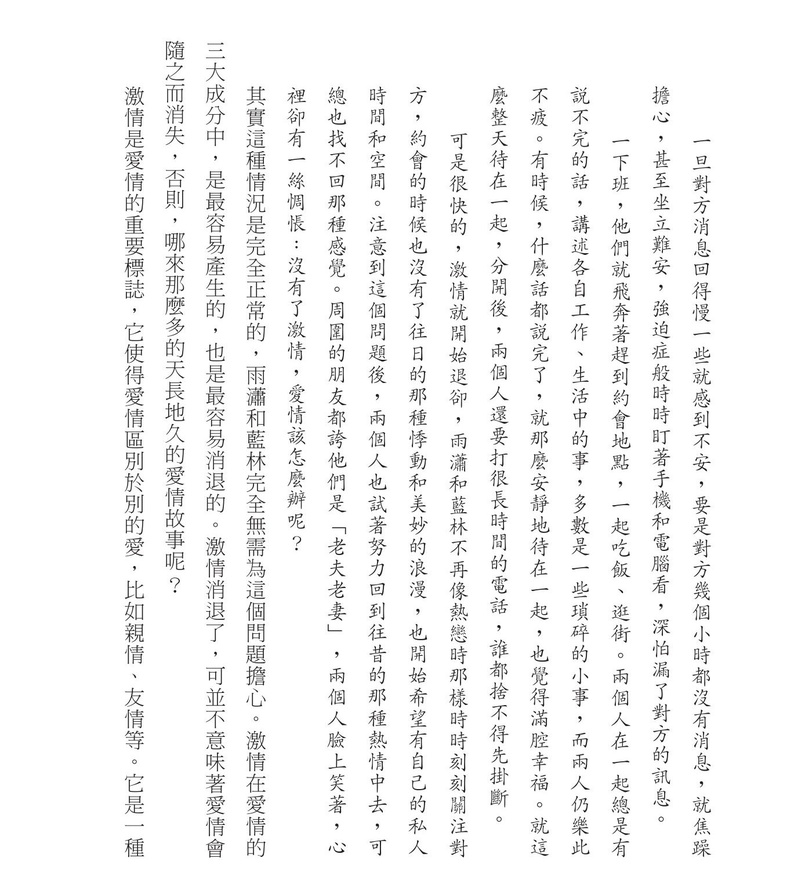
#> input picture 0001.jpg, 812 x 869 px, shrunk from 1400 x 1500 before the run, found by its file name
$ python jpg_h2v.py
#> lines starting #> are read from the running program, lines starting #| are printed output that depends on the picture; after the words box and inside, x2 and y2 are one past the last pixel; in counts of white or black regions, pixels touching at a corner belong together
import cv2
import numpy as np

class Element:
    def __init__(self):
        self.x = -1
        self.y = -1
        self.width = -1
        self.height = 0
        self.column_idx = 0
        self.char_idx = 0

class Column:
    def __init__(self):
        self.start = -1
        self.end = -1
        self.elements = []

def split_column(mat):
    """垂直投影分割，找出直排文本的各列"""
    columns = []
    if mat is None or mat.size == 0:
        return columns

    # 統計每一列的黑色像素數量
    pos = [0] * mat.shape[1]
    for col in range(mat.shape[1]):
        for row in range(mat.shape[0]):
            if mat[row, col] == 0:
                pos[col] += 1

    # 繪製投影結果
    result = np.ones((mat.shape[0], mat.shape[1]), dtype=np.uint8) * 255
    for col in range(result.shape[1]):
        size = pos[col]
        if size > 0:
            cv2.line(result, (col, 0), (col, size), (0, 0, 0), 1)

    cv2.imwrite("1_column_projection.jpg", result)

    # 根據投影結果分割出各列
    column = Column()
    for i in range(mat.shape[1]):
        if pos[i] > 0:
            if column.start == -1:
                column.start = i
        elif pos[i] == 0:
            if column.start > -1 and column.end == -1:
                column.end = i
                columns.append(column)
                column = Column()

    # 處理最後一列
    if column.start > -1 and column.end == -1:
        column.end = mat.shape[1] - 1
        columns.append(column)

    return columns

def split_character(column, mat, draw_mat):
    """水平投影分割，找出每列中的各個字符"""
    elements = []
    pos = [0] * mat.shape[0]

    # 統計指定列範圍內，每一行的黑色像素數量
    for r in range(mat.shape[0]):
        for c in range(column.start, min(column.end, mat.shape[1])):
            if mat[r, c] == 0:
                pos[r] += 1

    # 繪製投影結果（在調試圖像上）
    for r in range(draw_mat.shape[0]):
        size = pos[r]
        if size > 0:
            try:
                cv2.line(draw_mat, (column.end, r), (column.end + size, r), (0, 0, 255), 1)
            except:
                pass

    # 根據投影結果分割出各個字符
    element = Element()
    for i in range(mat.shape[0]):
        if pos[i] > 0:
            if element.x == -1 and element.y == -1:
                element.x = column.start
                element.y = i
                element.width = column.end - column.start
        elif pos[i] == 0:
            if element.x > -1 and element.height == 0:
                element.height = i - element.y
                #if element.height > 5:  # 忽略太小的區域，可能是噪點
                elements.append(element)
                element = Element()

    # 處理最後一個字符
    if element.x > -1 and element.height == 0:
        element.height = mat.shape[0] - 1 - element.y
        #if element.height > 5:  # 忽略太小的區域
        elements.append(element)

    # 在每列的最後一個字符後加入一個特殊標記，表示需要換行
    if elements:
        newline_marker = Element()
        newline_marker.x = -1  # 使用特殊值來標記換行符號
        newline_marker.y = -1
        newline_marker.width = -1
        newline_marker.height = -1
        elements.append(newline_marker)

    return elements

def merge_small_characters(characters, avg_height, avg_width):
    """
    合併異常小的字符，處理被錯誤分割的情況
    比較上下相鄰區域，將小字塊合併到較小的一側
    """
    if len(characters) <= 1:
        return characters

    # 設置大小閾值，小於平均值的一定比例認為是被錯誤分割的字符
    height_threshold = avg_height * 0.6  # 降低閾值以捕獲更多的小字塊
    width_threshold = avg_width * 0.7

    # 按照y坐標排序
    characters.sort(key=lambda x: x.y)

    # 創建字符索引的副本，用於跟蹤合併操作
    char_indices = list(range(len(characters)))
    merged_status = [False] * len(characters)

    for i in range(len(characters)):
        # 如果已被合併，跳過
        if merged_status[i]:
            continue

        current_char = characters[i]

        # 如果不是小字塊，跳過
        if current_char.height >= height_threshold:
            continue

        # 尋找上方和下方的相鄰字塊
        upper_idx = -1
        lower_idx = -1
        upper_distance = float('inf')
        lower_distance = float('inf')

        for j in range(len(characters)):
            if i == j or merged_status[j]:
                continue

            other_char = characters[j]

            # 檢查x軸方向是否重疊（在同一列）
            x_overlap = (min(current_char.x + current_char.width, other_char.x + other_char.width) -
                         max(current_char.x, other_char.x))
            if x_overlap <= 0:
                continue

            # 上方字塊
            if other_char.y + other_char.height <= current_char.y:
                dist = current_char.y - (other_char.y + other_char.height)
                if dist < upper_distance and dist < avg_height * 0.5:
                    upper_distance = dist
                    upper_idx = j

            # 下方字塊
            elif other_char.y >= current_char.y + current_char.height:
                dist = other_char.y - (current_char.y + current_char.height)
                if dist < lower_distance and dist < avg_height * 0.5:
                    lower_distance = dist
                    lower_idx = j

        # 決定合併方向
        merge_idx = -1
        if upper_idx >= 0 and lower_idx >= 0:
            # 比較上下字塊的大小，合併到較小的一方
            upper_size = characters[upper_idx].width * characters[upper_idx].height
            lower_size = characters[lower_idx].width * characters[lower_idx].height

            merge_idx = upper_idx if upper_size <= lower_size else lower_idx
        elif upper_idx >= 0:
            merge_idx = upper_idx
        elif lower_idx >= 0:
            merge_idx = lower_idx

        # 執行合併
        if merge_idx >= 0:
            target_char = characters[merge_idx]

            # 創建合併後的字符
            merged = Element()
            merged.x = min(current_char.x, target_char.x)
            merged.y = min(current_char.y, target_char.y)
            merged.width = max(current_char.x + current_char.width,
                              target_char.x + target_char.width) - merged.x
            merged.height = max(current_char.y + current_char.height,
                               target_char.y + target_char.height) - merged.y
            merged.column_idx = current_char.column_idx
            merged.char_idx = min(current_char.char_idx, target_char.char_idx)

            # 更新字符列表
            characters[merge_idx] = merged
            merged_status[i] = True

    # 返回未被合併的字符和合併後的字符
    result = [char for i, char in enumerate(characters) if not merged_status[i]]

    return result

def rearrange_vertical_to_horizontal(binary_image, src_image):
    """將直排文本重排為橫排文本，考慮合理的排版，並處理字符分割問題"""
    # 分割列
    columns = split_column(binary_image)
    print(f"找到 {len(columns)} 列")

    # 創建調試圖像
    debug_img = src_image.copy()
    merged_debug = src_image.copy()  # 用於顯示合併後的結果

    # 存儲所有檢測到的字符
    all_chars = []
    column_chars = []

    # 先收集所有字符信息，計算平均尺寸
    for i, column in enumerate(columns):
        characters = split_character(column, binary_image, debug_img)
        print(f"第 {i+1} 列找到 {len(characters)} 個字符")

        # 在調試圖像上標記原始分割的字符
        for j, char in enumerate(characters):
            cv2.rectangle(debug_img, (char.x, char.y),
                         (char.x + char.width, char.y + char.height),
                         (0, 0, 255), 1)
            char.column_idx = i
            char.char_idx = j

        column_chars.append(characters)
        all_chars.extend(characters)

    if not all_chars:
        print("未檢測到任何字符，請檢查圖像質量和閾值設置")
        return src_image, debug_img

    # 計算字符平均尺寸
    avg_height = sum(char.height for char in all_chars) / len(all_chars)
    avg_width = sum(char.width for char in all_chars) / len(all_chars)

    print(f"字符平均尺寸: 寬度={avg_width:.2f}, 高度={avg_height:.2f}")

    # 對每列的字符進行合併處理
    merged_all_chars = []
    for i, chars in enumerate(column_chars):
        merged_chars = merge_small_characters(chars, avg_height, avg_width)
        print(f"第 {i+1} 列: 原有 {len(chars)} 個字符，合併後 {len(merged_chars)} 個字符")

        # 標記合併後的字符
        for j, char in enumerate(merged_chars):
            cv2.rectangle(merged_debug, (char.x, char.y),
                         (char.x + char.width, char.y + char.height),
                         (0, 255, 0), 1)

        merged_all_chars.extend(merged_chars)

    # 保存調試圖像
    cv2.imwrite("detected_chars_original.jpg", debug_img)
    cv2.imwrite("detected_chars_merged.jpg", merged_debug)

    # 按照從右到左的列順序，從上到下的字符順序排序
    # 中文直排通常從右向左閱讀
    merged_all_chars.sort(key=lambda x: (-x.column_idx, x.char_idx))

    # 重新計算合併後的平均尺寸
    if merged_all_chars:
        avg_height = sum(char.height for char in merged_all_chars) / len(merged_all_chars)
        avg_width = sum(char.width for char in merged_all_chars) / len(merged_all_chars)

    # 計算排版參數
    char_padding = int(avg_width * 0.2)
    line_padding = int(avg_height * 0.5)

    # 計算合適的每行字符數
    chars_per_line = max(5, int(len(merged_all_chars) / len(columns)))

    # 修改部分開始 - 使用預設大底圖然後裁剪的方法
    # 計算新圖像的寬度 - 仍然需要確定合適的寬度
    new_width = int(chars_per_line * (avg_width + char_padding) + char_padding)

    # 創建一個足夠大的白色背景圖像，高度預設為原圖的3倍（通常足夠容納所有文字）
    max_height = int(src_image.shape[0] * 3)
    horizontal_img = np.ones((max_height, new_width, 3), dtype=np.uint8) * 255

    print(f"創建臨時底圖，尺寸: {new_width}x{max_height}，每行字符數: {chars_per_line}")
    # 修改部分結束

    # 放置字符
    current_line = 0
    current_pos = 0

    for char in merged_all_chars:
        try:
            if char.x == -1 and char.y == -1:
                # 遇到換行符號，換行
                current_pos = 0
                current_line += 1
                continue
            # 從原圖提取字符
            y_start = max(0, char.y)
            y_end = min(src_image.shape[0], char.y + char.height)
            x_start = max(0, char.x)
            x_end = min(src_image.shape[1], char.x + char.width)

            if y_end <= y_start or x_end <= x_start:
                continue  # 跳過無效區域

            char_img = src_image[y_start:y_end, x_start:x_end].copy()

            # 計算在新圖像中的位置
            new_x = int(current_pos * (avg_width + char_padding) + char_padding)
            new_y = int(current_line * (avg_height + line_padding) + line_padding)

            # 確保不超出邊界
            if new_x + char.width > new_width:
                current_pos = 0
                current_line += 1
                new_x = int(current_pos * (avg_width + char_padding) + char_padding)
                new_y = int(current_line * (avg_height + line_padding) + line_padding)

            if new_y + char.height > max_height:  # 修改為檢查max_height
                print(f"警告：超出預設最大高度，字符無法完全顯示")
                break

            # 確保目標區域在圖像範圍內
            target_height = min(char_img.shape[0], max_height - new_y)  # 修改為使用max_height
            target_width = min(char_img.shape[1], new_width - new_x)

            if target_height <= 0 or target_width <= 0:
                continue

            # 調整小字符的居中位置
            adjusted_y = new_y
            adjusted_x = new_x
            if char.height < avg_height * 0.7:  # 如果字符高度小於平均高度的70%，垂直居中
                adjusted_y += int((avg_height - char.height) / 2)
            if char.width < avg_width * 0.7:  # 如果字符寬度小於平均寬度的70%，水平居中
                adjusted_x += int((avg_width - char.width) / 2)

            # 放置字符
            horizontal_img[adjusted_y:adjusted_y+target_height, adjusted_x:adjusted_x+target_width] = char_img[:target_height, :target_width]

            # 更新位置
            current_pos += 1
            if current_pos >= chars_per_line:
                current_pos = 0
                current_line += 1

        except Exception as e:
            print(f"處理字符時發生錯誤: {e}")
            continue

    # 添加部分 - 裁剪圖像到實際使用的高度
    # 計算實際使用的高度（最後一個字符所在行的底部加上一些額外空間）
    actual_height = int(current_line * (avg_height + line_padding) + line_padding + avg_height)

    # 確保實際高度不超過預設的最大高度
    actual_height = min(actual_height, max_height)

    # 裁剪圖像
    horizontal_img = horizontal_img[:actual_height, :, :]

    print(f"裁剪後的圖像尺寸: {horizontal_img.shape[1]}x{horizontal_img.shape[0]}")
    # 添加部分結束

    # 保存橫排圖像
    cv2.imwrite("horizontal_text.jpg", horizontal_img)

    return horizontal_img, merged_debug

def main():
    # 讀取原始圖像
    input_path = "./images/0001.jpg"  # 替換為您的輸入圖像路徑
    src = cv2.imread(input_path)
#> src is the input picture: shape (869, 812, 3); mean B, G, R 244.4, 244.4, 244.4

    if src is None:
        print(f"無法讀取圖像: {input_path}")
        return

    print(f"原始圖像尺寸: {src.shape}")
#| 原始圖像尺寸: (869, 812, 3)

    # 轉為灰度圖
    gray = cv2.cvtColor(src, cv2.COLOR_BGR2GRAY)

    # 二值化處理
    _, binary = cv2.threshold(gray, 200, 255, cv2.THRESH_BINARY)
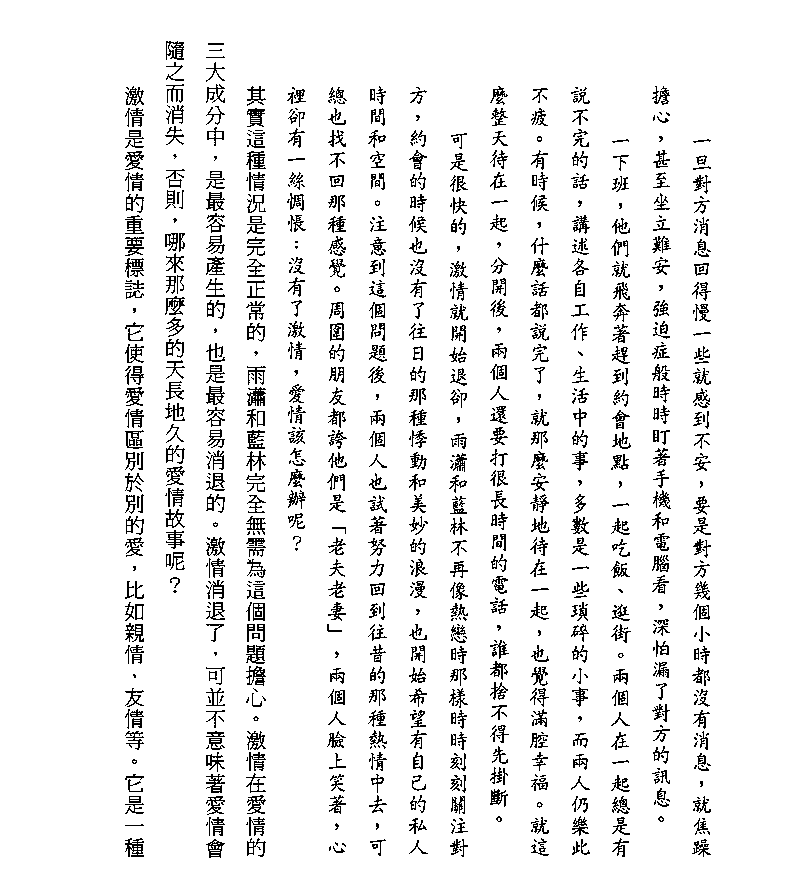
#> binary: shape (869, 812); 92.7% white; black in thin lines or dots, all inside (x1, y1, x2, y2) = (125, 41, 711, 858)

    # 保存二值化圖像用於調試
    cv2.imwrite("binary.jpg", binary)

    # 直排轉橫排處理
    horizontal_img, debug_img = rearrange_vertical_to_horizontal(binary, src)
#> after the loop in split_column, `for col in range(result.shape[1]):`:
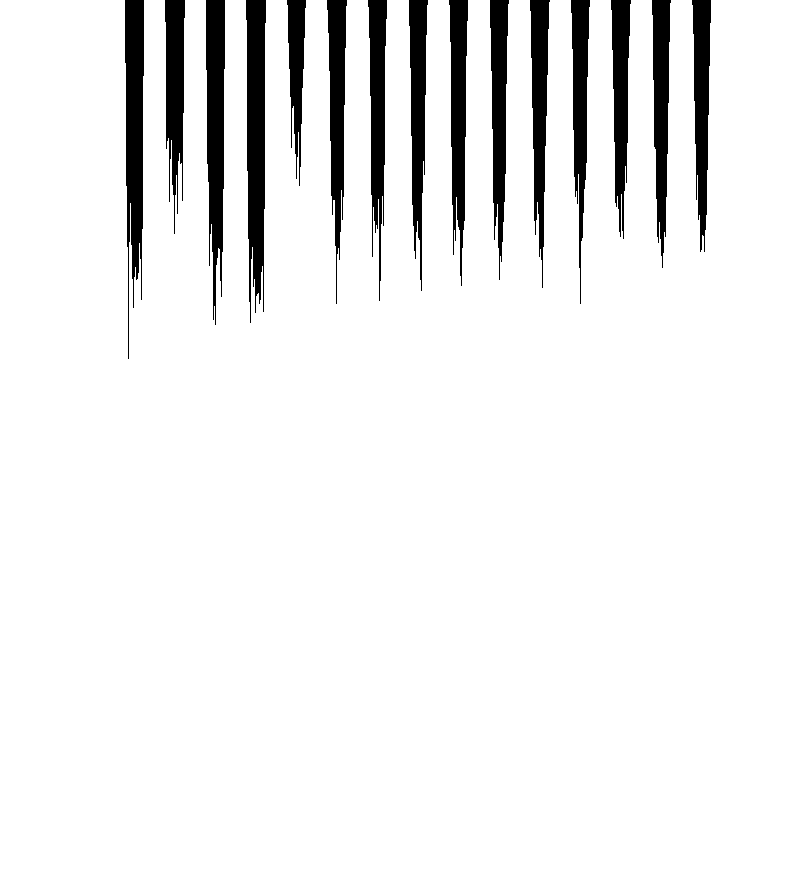
#> result: shape (869, 812); 92.7% white; 15 black regions, largest, box (x1, y1, x2, y2) and area: (246, 0, 266, 323) 5009, (125, 0, 144, 359) 4615, (206, 0, 225, 325) 4451
#> in rearrange_vertical_to_horizontal, `columns = split_column(binary_image)`: columns = 15 items
#| 找到 15 列
#> the loop in rearrange_vertical_to_horizontal, `for i, column in enumerate(columns):` made 15 passes
#> (printed output is left out)
#> after the loop in rearrange_vertical_to_horizontal, `for i, column in enumerate(columns):`:
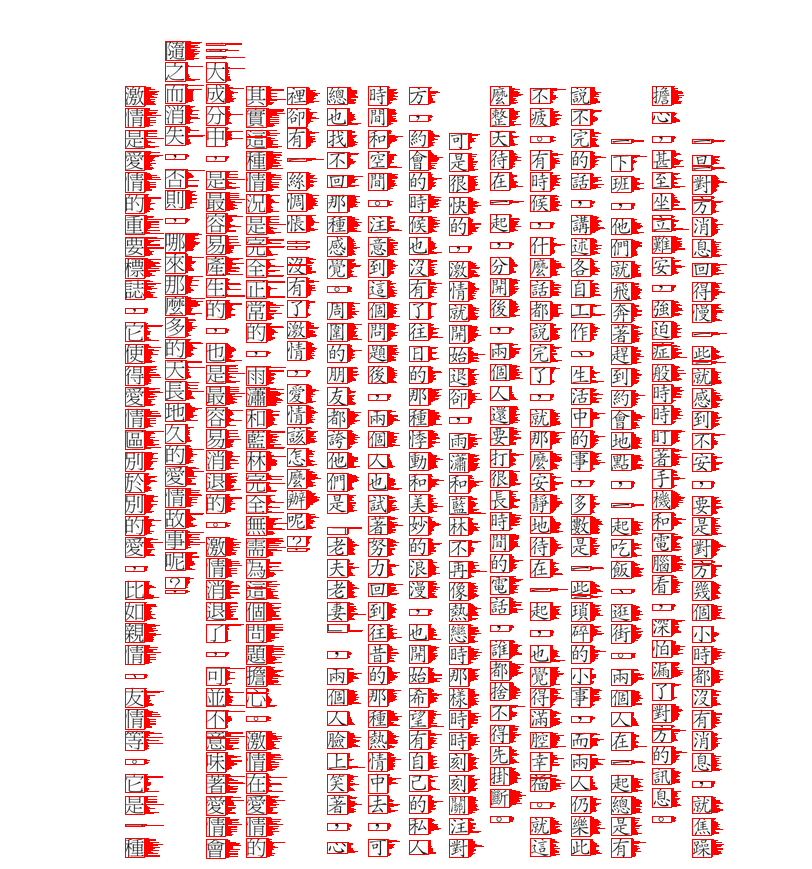
#> debug_img: shape (869, 812, 3); 12.59% of pixels changed, all inside (x1, y1, x2, y2) = (125, 41, 727, 859)
#| 字符平均尺寸: 寬度=18.77, 高度=15.30
#> the loop in rearrange_vertical_to_horizontal, `for i, chars in enumerate(column_chars):` made 15 passes
#| 第 1 列: 原有 37 個字符，合併後 37 個字符
#| 第 2 列: 原有 28 個字符，合併後 27 個字符
#| 第 3 列: 原有 42 個字符，合併後 39 個字符
#| 第 4 列: 原有 42 個字符，合併後 37 個字符
#| 第 5 列: 原有 26 個字符，合併後 23 個字符
#> (further printed lines are left out)
#> after the loop in rearrange_vertical_to_horizontal, `for i, chars in enumerate(column_chars):`:
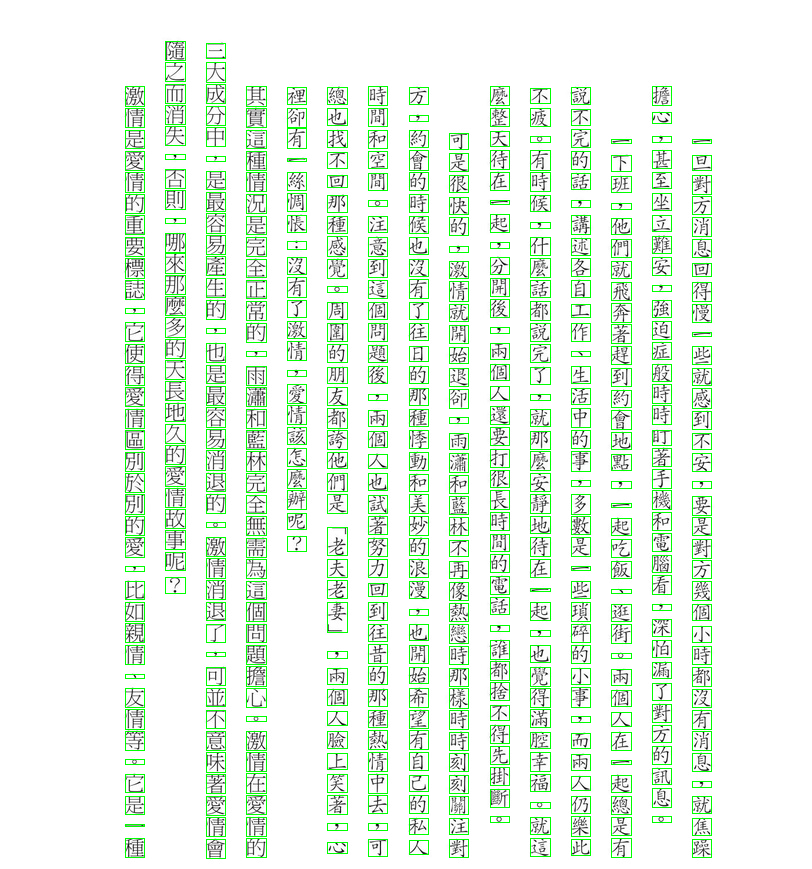
#> merged_debug: shape (869, 812, 3); 5.17% of pixels changed, all inside (x1, y1, x2, y2) = (125, 41, 712, 859)
#| 創建臨時底圖，尺寸: 742x2607，每行字符數: 34
#> after the loop in rearrange_vertical_to_horizontal, `for char in merged_all_chars:`:
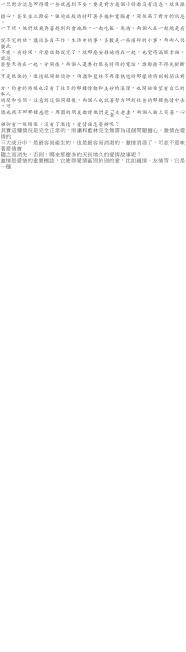
#> horizontal_img: shape (2607, 742, 3) (shown at 1/4 size); mean B, G, R 251.2, 251.2, 251.2
#> in rearrange_vertical_to_horizontal, `horizontal_img = horizontal_img[:actual_height, :, :]`:
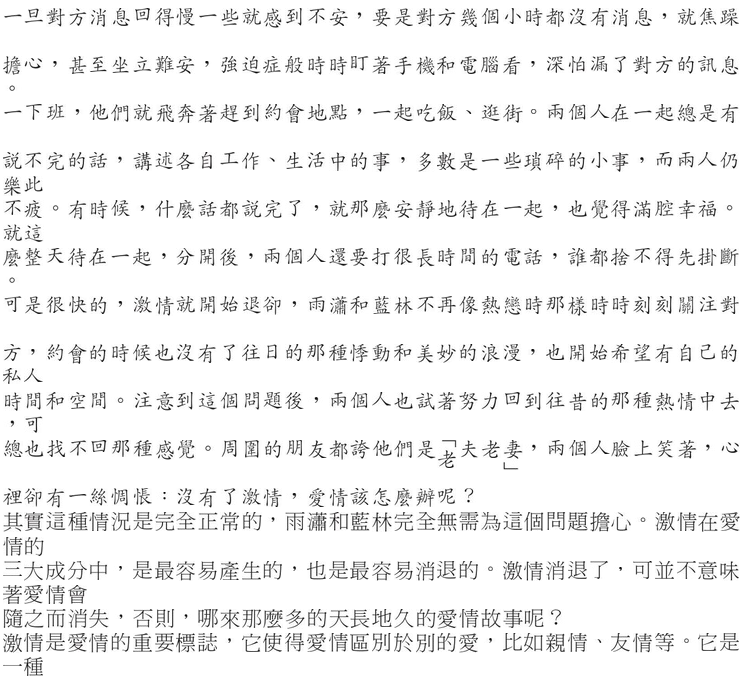
#> horizontal_img: shape (697, 742, 3); mean B, G, R 240.9, 240.9, 240.9
#| 裁剪後的圖像尺寸: 742x697

    # 顯示結果
    cv2.imwrite("debug_visualization.jpg", debug_img)
    cv2.imwrite("horizontal_result.jpg", horizontal_img)

    print("處理完成，結果已保存")

if __name__ == "__main__":
    main()
